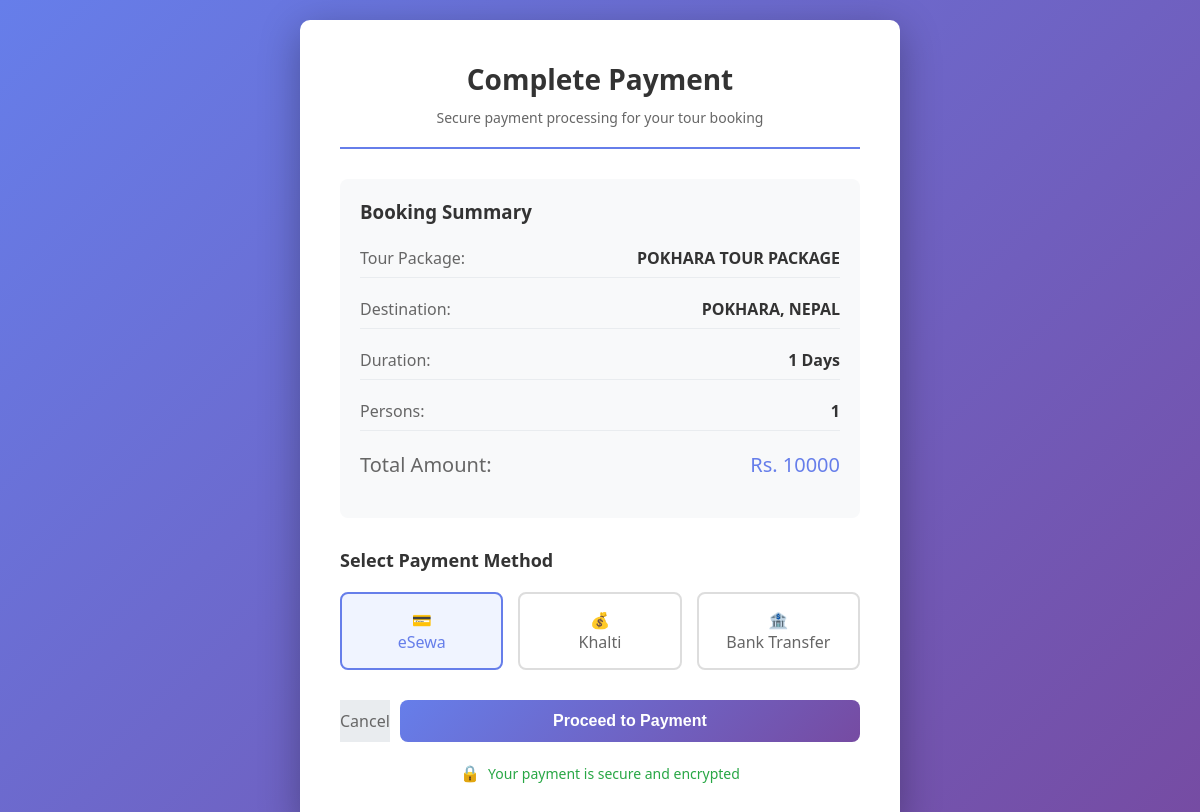
The app's page /payment/24/ (signed in) with its own data.
### tour/models.py (models this page shows, shortened)
class Booking(models.Model):
    STATUS_CHOICES = [
        ('pending', 'Pending'),
        ('confirmed', 'Confirmed'),
        ('cancelled', 'Cancelled'),
    ]
    tourist = models.ForeignKey(Tourist, on_delete=models.CASCADE)
    tour = models.ForeignKey(Tour, on_delete=models.CASCADE)
    hotel = models.ForeignKey(Hotel, on_delete=models.SET_NULL, null=True, blank=True)
    addons = models.ManyToManyField(Addon, blank=True)
    days = models.PositiveIntegerField(default=1)
    persons = models.PositiveIntegerField(default=1)  # add persons if not already
    total_price = models.PositiveIntegerField(default=0)
    booking_date = models.DateTimeField(auto_now_add=True)
    status = models.CharField(max_length=20, choices=STATUS_CHOICES, default='pending')
    @property
    def computed_total_price(self):
        price = self.tour.base_price * self.days
        if self.days == 2:
            price *= 0.9
        elif self.days >= 3:
            price *= 0.85
        if self.hotel:
            price += self.hotel.price_per_day * self.days
        if self.addons.exists():
            for addon in self.addons.all():
                price += addon.price
        return int(price * self.persons)

class Tour(models.Model):
    title = models.CharField(max_length=200)   # Mustang Tour Package
    destination = models.CharField(max_length=150)
    duration_days = models.PositiveIntegerField()
    base_price = models.PositiveIntegerField(help_text="Price for 1 person")
    description = models.TextField()
    is_active = models.BooleanField(default=True)
    created_at = models.DateTimeField(auto_now_add=True)

### tour/views.py (the view)
# urls.py: path('payment/<int:booking_id>/', views.payment_gateway, name='payment_gateway'),
@login_required
def payment_gateway(request, booking_id):
    booking = get_object_or_404(Booking, id=booking_id)
    if booking.tourist.user != request.user:
        messages.error(request, 'Unauthorized access')
        return redirect('my_bookings')
    payment, created = Payment.objects.get_or_create(
        booking=booking,
        defaults={
            'amount': booking.computed_total_price,
            'payment_method': 'esewa',
            'status': 'pending'
        }
    )
    if request.method == 'POST':
        payment_method = request.POST.get('payment_method', 'esewa')
        payment.payment_method = payment_method
        payment.save()
        return redirect('payment_process', booking_id=booking_id)
    context = {
        'booking': booking,
        'payment': payment,
        'total_price': booking.computed_total_price,
        'payment_methods': ['esewa', 'khalti', 'bank']
    }
    return render(request, 'tour/payment_gateway.html', context)

### tour/templates/tour/payment_gateway.html (shortened to what this page needs)
<!DOCTYPE html>
<html lang="en">
<head>
</head>
<body>
    <div class="container">
        <div class="header">
            <h1>Complete Payment</h1>
            <p>Secure payment processing for your tour booking</p>
        </div>
        <div class="booking-details">
            <h3 style="margin-bottom: 15px; color: #333;">Booking Summary</h3>
            <div class="detail-row">
                <span class="detail-label">Tour Package:</span>
                <span class="detail-value">{{ booking.tour.title }}</span>
            </div>
            <div class="detail-row">
                <span class="detail-label">Destination:</span>
                <span class="detail-value">{{ booking.tour.destination }}</span>
            </div>
            <div class="detail-row">
                <span class="detail-label">Duration:</span>
                <span class="detail-value">{{ booking.days }} Days</span>
            </div>
            <div class="detail-row">
                <span class="detail-label">Persons:</span>
                <span class="detail-value">{{ booking.persons }}</span>
            </div>
            <div class="detail-row price-total">
                <span class="detail-label">Total Amount:</span>
                <span>Rs. {{ total_price }}</span>
            </div>
        </div>
        <form method="POST">
            <div class="payment-methods">
                <h3>Select Payment Method</h3>
                <div class="method-group">
                    <div class="method-option">
                        <label for="esewa">
                            <span>💳</span>
                            <br>
                            eSewa
                        </label>
                    </div>
                    <div class="method-option">
                        <label for="khalti">
                            <span>💰</span>
                            <br>
                            Khalti
                        </label>
                    </div>
                    <div class="method-option">
                        <label for="bank">
                            <span>🏦</span>
                            <br>
                            Bank Transfer
                        </label>
                    </div>
                </div>
            </div>
            <div class="button-group">
                <a href="{% url 'book_tour' booking.tour.id %}" class="btn-cancel" style="text-decoration: none; display: flex; align-items: center; justify-content: center;">Cancel</a>
                <button type="submit" class="btn-proceed">Proceed to Payment</button>
            </div>
        </form>
        <div class="security-badge">
            Your payment is secure and encrypted
        </div>
    </div>
</body>
</html>

### tour/templates/tour/payment_gateway.html (style rules this page uses)
* { margin: 0; padding: 0; box-sizing: border-box; }
body { font-family: 'Segoe UI', Tahoma, Geneva, Verdana, sans-serif; background: linear-gradient(135deg, #667eea 0%, #764ba2 100%); min-height: 100vh; display: flex; justify-content: center; align-items: center; padding: 20px; }
.container { background: white; border-radius: 10px; box-shadow: 0 10px 40px rgba(0,0,0,0.3); max-width: 600px; width: 100%; padding: 40px; }
.header { text-align: center; margin-bottom: 30px; border-bottom: 2px solid #667eea; padding-bottom: 20px; }
.header h1 { color: #333; font-size: 28px; margin-bottom: 10px; }
.header p { color: #666; font-size: 14px; }
.booking-details { background: #f8f9fa; padding: 20px; border-radius: 8px; margin-bottom: 30px; }
.detail-row { display: flex; justify-content: space-between; margin-bottom: 12px; padding: 8px 0; border-bottom: 1px solid #e9ecef; }
.detail-row:last-child { border-bottom: none; }
.detail-label { color: #666; font-weight: 500; }
.detail-value { color: #333; font-weight: 600; }
.price-total { font-size: 20px; color: #667eea; margin-top: 10px; }
.payment-methods { margin: 30px 0; }
.payment-methods h3 { margin-bottom: 20px; color: #333; font-size: 18px; }
.method-group { display: flex; gap: 15px; margin-bottom: 20px; flex-wrap: wrap; }
.method-option { flex: 1; min-width: 150px; }
.method-option label { display: block; padding: 15px; border: 2px solid #ddd; border-radius: 8px; cursor: pointer; text-align: center; transition: all 0.3s ease; font-weight: 500; color: #666; }
.method-option input[type="radio"]:checked + label { border-color: #667eea; background: #f0f4ff; color: #667eea; }
.button-group { display: flex; gap: 10px; margin-top: 30px; }
button { flex: 1; padding: 12px 20px; font-size: 16px; font-weight: 600; border: none; border-radius: 8px; cursor: pointer; transition: all 0.3s ease; }
.btn-proceed { background: linear-gradient(135deg, #667eea 0%, #764ba2 100%); color: white; }
.btn-cancel { background: #e9ecef; color: #666; }
.security-badge { display: flex; align-items: center; justify-content: center; gap: 8px; margin-top: 20px; color: #28a745; font-size: 14px; }
.security-badge::before { content: "🔒"; font-size: 16px; }

### records on screen
Booking: tour "POKHARA TOUR PACKAGE", tour.destination "POKHARA, NEPAL", days "1", persons "1"

### other values on screen
{{ total_price }} "10000"
